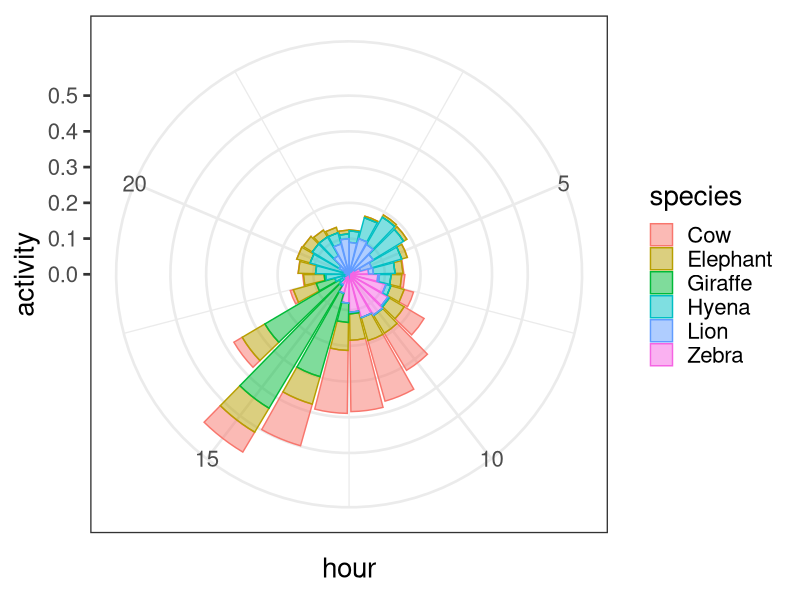
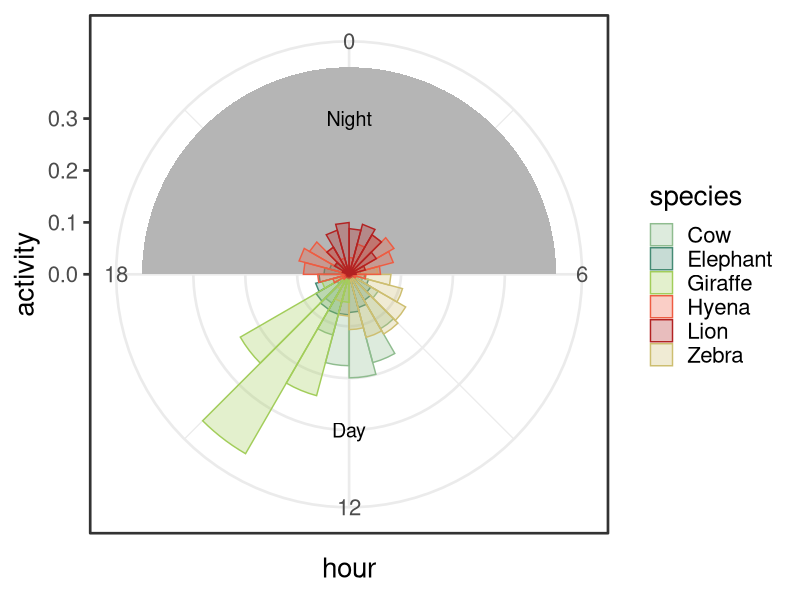
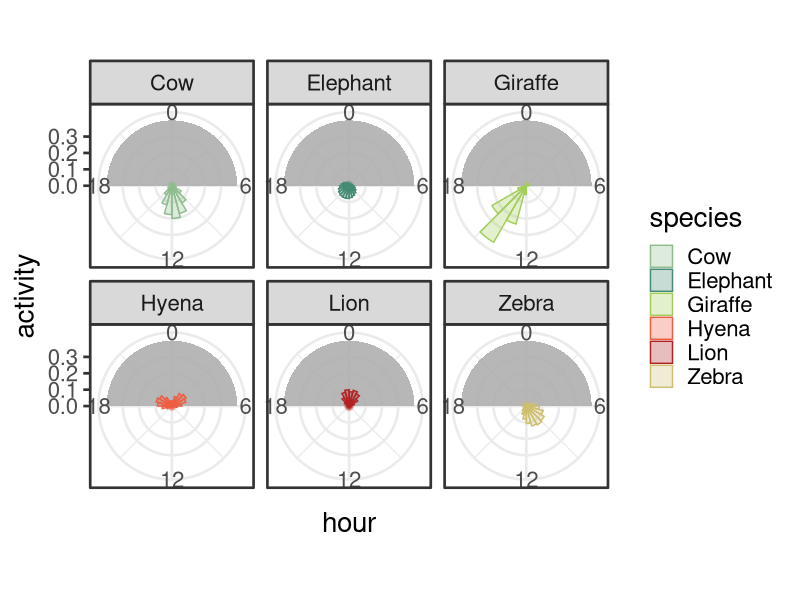
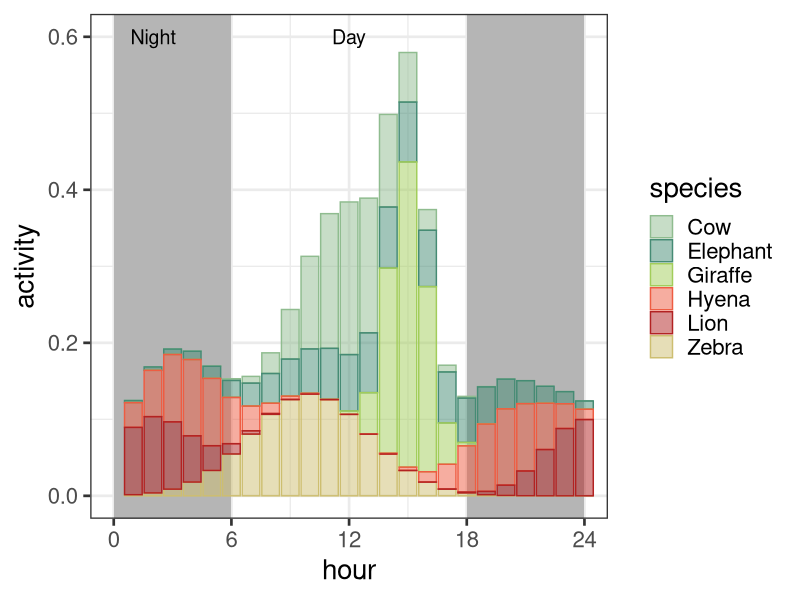
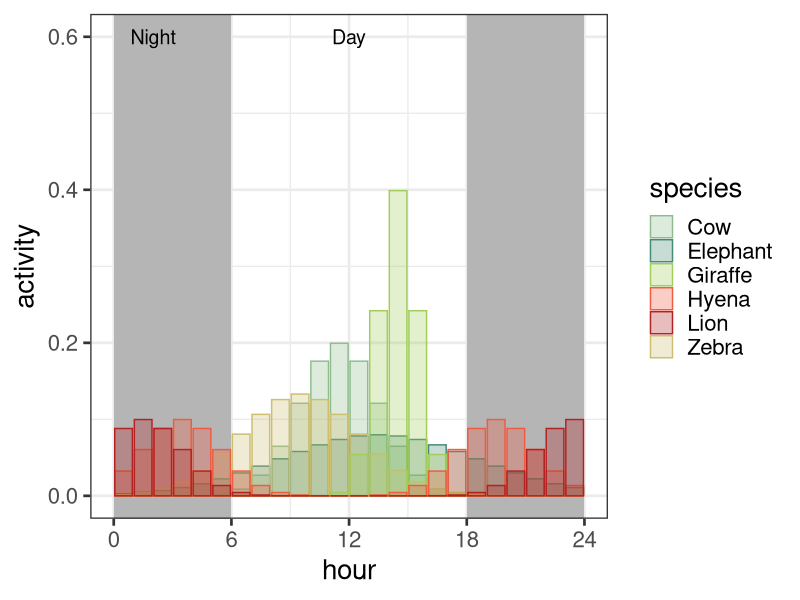

The R script that drew these images, in order:
## ---- chunk 1
knitr::opts_chunk$set(echo = TRUE)
library(ggplot2)
## ---- chunk 2
# simulate data

# activity for 6 species, 24 hours
data = data.frame(hour = rep(seq(1,24),6),
                  species = rep(c("Cow","Elephant","Zebra","Giraffe","Hyena","Lion"), each=24))

# activity a function of time
data$activity = c(dnorm(data$hour[which(data$species=="Cow")], mean=12, sd=2), 
                  dnorm(data$hour[which(data$species=="Elephant")], mean=14, sd=5),
                  dnorm(data$hour[which(data$species=="Zebra")], mean=10, sd=3),
                  dnorm(data$hour[which(data$species=="Giraffe")], mean=15, sd=1),
                  (dnorm(data$hour[which(data$species=="Hyena")], mean=4, sd=2)+
                    dnorm(data$hour[which(data$species=="Hyena")], mean=20, sd=2))/2,
                  (dnorm(data$hour[which(data$species=="Lion")], mean=2, sd=2)+
                    dnorm(data$hour[which(data$species=="Lion")], mean=24, sd=2))/2)


# activity is a probability in this case, but it could also be a count etc.
head(data)

## ---- chunk 3

ggplot(data, aes(x=hour, y=activity))+
  geom_bar(aes(fill=species, color=species), stat="identity", alpha=0.5) +
  theme_bw(base_size=20)+
  coord_polar()


## ---- chunk 4

# I usually define colors that I want using the color picker option:
levels(as.factor(data$species))
# go to Addins > Colour Picker and choose based on the levels. I like to return color names

animalcols = c("darkseagreen", "aquamarine4", "darkolivegreen3", "tomato2", "firebrick", "lightgoldenrod3")

circ_plot = ggplot(data, aes(x=hour, y=activity))+
  geom_rect(aes(xmin=0,xmax=6,ymin=-Inf,ymax=Inf),fill="gray70",alpha=0.1)+
  geom_rect(aes(xmin=18,xmax=24,ymin=-Inf,ymax=Inf),fill="gray70",alpha=0.1)+
  geom_col(aes(fill=species, color=species),position=position_nudge(-0.5),alpha=0.3,width=1) +
  theme_bw(base_size=20)+
  scale_fill_manual(values=animalcols)+
  scale_color_manual(values=animalcols)+
  scale_x_continuous(breaks=c(0,6,12,18))+
  theme(axis.text.x=element_text(vjust=1))+
  annotate(geom="text", x=c(0,12), y=c(0.3,0.3), label=c("Night","Day"), size=5)+
  coord_polar(theta="x", clip="off")

circ_plot
## ---- chunk 5
ggplot(data, aes(x=hour, y=activity))+
  geom_rect(aes(xmin=0,xmax=6,ymin=-Inf,ymax=Inf),fill="gray70",alpha=0.1)+
  geom_rect(aes(xmin=18,xmax=24,ymin=-Inf,ymax=Inf),fill="gray70",alpha=0.1)+
  geom_col(aes(fill=species, color=species),position=position_nudge(-0.5),alpha=0.3,width=1) +
  theme_bw(base_size=20)+
  scale_fill_manual(values=animalcols)+
  scale_color_manual(values=animalcols)+
  scale_x_continuous(breaks=c(0,6,12,18))+
  theme(axis.text.x=element_text(vjust=1))+
    coord_polar(theta="x", clip="off")+
  facet_wrap(~species) 
## ---- chunk 6
ggplot(data, aes(x=hour, y=activity))+
  geom_rect(aes(xmin=0,xmax=6,ymin=-Inf,ymax=Inf),fill="gray70",alpha=0.1)+
  geom_rect(aes(xmin=18,xmax=24,ymin=-Inf,ymax=Inf),fill="gray70",alpha=0.1)+
  geom_col(aes(fill=species, color=species), alpha=0.5) +
  theme_bw(base_size=20)+
  scale_fill_manual(values=animalcols)+
  scale_color_manual(values=animalcols)+
  coord_cartesian(xlim=c(0,24))+
  scale_x_continuous(breaks=c(0,6,12,18,24))+
  annotate(geom="text", x=c(2,12), y=c(0.6,0.6), label=c("Night","Day"), size=5)

# overlapping
ggplot(data, aes(x=hour, y=activity))+
  geom_rect(aes(xmin=0,xmax=6,ymin=-Inf,ymax=Inf),fill="gray70",alpha=0.1)+
  geom_rect(aes(xmin=18,xmax=24,ymin=-Inf,ymax=Inf),fill="gray70",alpha=0.1)+
  geom_col(aes(fill=species, color=species), position=position_nudge(-0.5),alpha=0.3) +
  theme_bw(base_size=20)+
  scale_fill_manual(values=animalcols)+
  scale_color_manual(values=animalcols)+
  coord_cartesian(xlim=c(0,24))+
  scale_x_continuous(breaks=c(0,6,12,18,24))+
  annotate(geom="text", x=c(2,12), y=c(0.6,0.6), label=c("Night","Day"), size=5)

